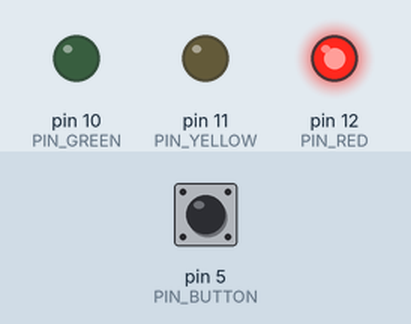
A sketch run on a simulated Arduino Uno, built with avr-gcc and run on an emulated ATmega328P. Parts: output pins drawn as LEDs (lit = HIGH). The test bench sets the inputs (shaded band); at power-on: pin 5 (PIN_BUTTON) HIGH.

Above: at 1.2 s.
1.3 s: pin 5 (PIN_BUTTON) pulled LOW for 0.15 s
At 11.2 s:
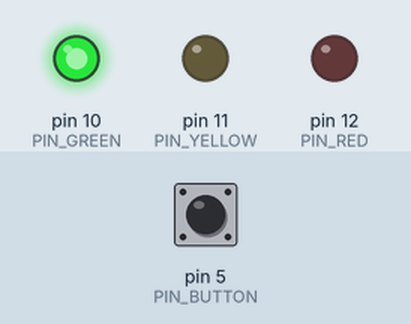
At 21.2 s:
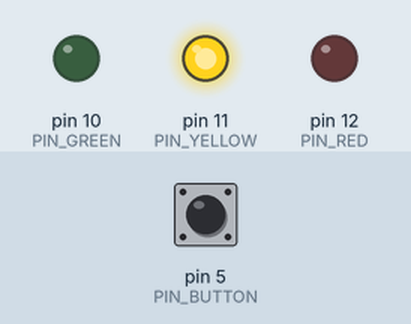
Timing chart, 0 to 48.5 s (numbered marks = the images above; inputs shaded):
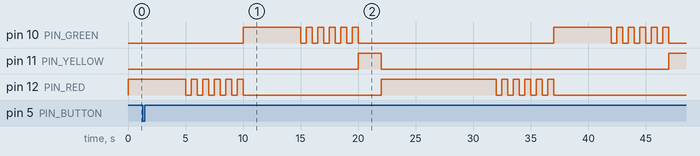

The sketch:

traffic_light_wait_button.ino
```cpp
#include <Arduino.h>
#include "Protothread.h"

#define PIN_RED 12
#define PIN_YELLOW 11
#define PIN_GREEN 10
#define PIN_BUTTON 5

#define DEFAULT_RED_DURATION 10000
#define DEFAULT_YELLOW_DURATION 2000
#define DEFAULT_GREEN_DURATION 5000
#define FLASH_INTERVAL 500
#define FLASH_TIMES 5
#define BUTTON_PRESS_DURATION_DELTA 5000

static unsigned int redLightDuration = DEFAULT_RED_DURATION;
static bool isRedLightOn = false;
static bool isButtonPressed = false;

void initButton() {
  pinMode(PIN_BUTTON, INPUT);
}

void initLEDs() {
  pinMode(PIN_RED, OUTPUT);
  pinMode(PIN_YELLOW, OUTPUT);
  pinMode(PIN_GREEN, OUTPUT);
}

void offLEDs() {
  digitalWrite(PIN_RED, LOW);
  digitalWrite(PIN_YELLOW, LOW);
  digitalWrite(PIN_GREEN, LOW);
}

class FlashLightThread : public Protothread {
public:
    virtual bool Run();

private:
    int redOnMillis = 0;
};

bool FlashLightThread::Run() {
    PT_BEGIN();

    // Steady red light
    offLEDs();
    redOnMillis = millis();
    digitalWrite(PIN_RED, HIGH);
    isRedLightOn = true;
    isButtonPressed = false;
    PT_WAIT_UNTIL(millis() - redOnMillis >= redLightDuration); // Wait until red light expires
    offLEDs();
    // Reset red light duration
    redLightDuration = DEFAULT_RED_DURATION;
    isRedLightOn = false;
    // Flash red light
    for (int i = 0; i < FLASH_TIMES; i++) {
        offLEDs();
        delay(FLASH_INTERVAL);
        digitalWrite(PIN_RED, HIGH);
        delay(FLASH_INTERVAL);
    }
    offLEDs();
    // Steady green light
    digitalWrite(PIN_GREEN, HIGH);
    delay(DEFAULT_GREEN_DURATION);
    offLEDs();
    // Flash green light
    for (int i = 0; i < FLASH_TIMES; i++) {
        offLEDs();
        delay(FLASH_INTERVAL);
        digitalWrite(PIN_GREEN, HIGH);
        delay(FLASH_INTERVAL);
    }
    offLEDs();
    // Steady yellow light
    digitalWrite(PIN_YELLOW, HIGH);
    delay(DEFAULT_YELLOW_DURATION);
    offLEDs();

    PT_RESTART();
    PT_END();
}

class ButtonThread : public Protothread {
public:
    virtual bool Run();
};

bool ButtonThread::Run() {
    PT_BEGIN();

    PT_WAIT_UNTIL(isRedLightOn);
    if (digitalRead(PIN_BUTTON) == LOW && !isButtonPressed) {
        redLightDuration -= BUTTON_PRESS_DURATION_DELTA;
        isButtonPressed = true;
    }

    PT_RESTART();
    PT_END();
}

static FlashLightThread flashLightThread {};
static ButtonThread buttonThread {};

void setup() {
    initLEDs();
    initButton();
}

void loop() {
    flashLightThread.Run();
    buttonThread.Run();
}
```

Protothread.h
```cpp
// (licence header left out)
#ifndef __PROTOTHREAD_H__
#define __PROTOTHREAD_H__

// A lightweight, stackless thread. Override the Run() method and use
// the PT_* macros to do work of the thread.
//
// A simple example
// ----------------
// class LEDFlasher : public Protothread
// {
// public:
//     virtual bool Run();
//
// private:
//     ExpiryTimer _timer;
//     uintf _i;
// };
//
// bool LEDFlasher::Run()
// {
//     PT_BEGIN();
//
//     for (_i = 0; _i < 10; _i++)
//     {
//         SetLED(true);
//         _timer.Start(250);
//         PT_WAIT_UNTIL(_timer.Expired());
//
//         SetLED(false);
//         _timer.Start(750);
//         PT_WAIT_UNTIL(_timer.Expired());
//     }
//
//     PT_END();
// }
//
class Protothread
{
public:
    // Construct a new protothread that will start from the beginning
    // of its Run() function.
    Protothread() : _ptLine(0) { }

    // Restart protothread.
    void Restart() { _ptLine = 0; }

    // Stop the protothread from running. Happens automatically at PT_END.
    // Note: this differs from the Dunkels' original protothread behaviour
    // (his restart automatically, which is usually not what you want).
    void Stop() { _ptLine = LineNumberInvalid; }

    // Return true if the protothread is running or waiting, false if it has
    // ended or exited.
    bool IsRunning() { return _ptLine != LineNumberInvalid; }

    // Run next part of protothread or return immediately if it's still
    // waiting. Return true if protothread is still running, false if it
    // has finished. Implement this method in your Protothread subclass.
    virtual bool Run() = 0;

protected:
    // Used to store a protothread's position (what Dunkels calls a
    // "local continuation").
    typedef unsigned short LineNumber;

    // An invalid line number, used to mark the protothread has ended.
    static const LineNumber LineNumberInvalid = (LineNumber)(-1);

    // Stores the protothread's position (by storing the line number of
    // the last PT_WAIT, which is then switched on at the next Run).
    LineNumber _ptLine;
};

// Declare start of protothread (use at start of Run() implementation).
#define PT_BEGIN() bool ptYielded = true; (void) ptYielded; switch (_ptLine) { case 0:

// Stop protothread and end it (use at end of Run() implementation).
#define PT_END() default: ; } Stop(); return false;

// Cause protothread to wait until given condition is true.
#define PT_WAIT_UNTIL(condition) \
    do { _ptLine = __LINE__; case __LINE__: \
    if (!(condition)) return true; } while (0)

// Cause protothread to wait while given condition is true.
#define PT_WAIT_WHILE(condition) PT_WAIT_UNTIL(!(condition))

// Cause protothread to wait until given child protothread completes.
#define PT_WAIT_THREAD(child) PT_WAIT_WHILE((child).Run())

// Restart and spawn given child protothread and wait until it completes.
#define PT_SPAWN(child) \
    do { (child).Restart(); PT_WAIT_THREAD(child); } while (0)

// Restart protothread's execution at its PT_BEGIN.
#define PT_RESTART() do { Restart(); return true; } while (0)

// Stop and exit from protothread.
#define PT_EXIT() do { Stop(); return false; } while (0)

// Yield protothread till next call to its Run().
#define PT_YIELD() \
    do { ptYielded = false; _ptLine = __LINE__; case __LINE__: \
    if (!ptYielded) return true; } while (0)

// Yield protothread until given condition is true.
#define PT_YIELD_UNTIL(condition) \
    do { ptYielded = false; _ptLine = __LINE__; case __LINE__: \
    if (!ptYielded || !(condition)) return true; } while (0)

#endif // __PROTOTHREAD_H__
```
